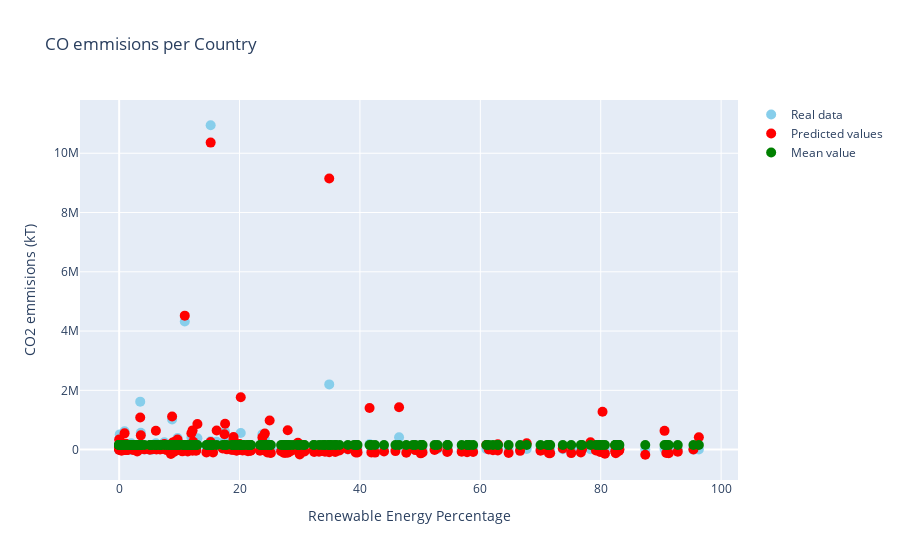

The cell this chart's notebook holds for it:
### Code cell
x = df['renewable_energy_percentage']
y = df['CO2 emissions (kt)']
y2 = model.predict(X)
y3 = [df['CO2 emissions (kt)'].mean() for i in range(len(df['CO2 emissions (kt)']))]
names = df.index


fig = go.Figure()

fig.add_trace(go.Scatter(
    x=x, y=y,
    mode='markers',
    marker=dict(size=10, color='skyblue'),
    text=names,
    hoverinfo='text',
    name='Real data'
))

fig.add_trace(go.Scatter(
    x=x, y=y2,
    mode='markers',
    marker=dict(size=10, color='red'),
    text=names,
    hoverinfo='text',
    name='Predicted values'
))

fig.add_trace(go.Scatter(
    x=x, y=y3,
    mode='markers',
    marker=dict(size=10, color='green'),
    text=names,
    hoverinfo='text',
    name='Mean value'
))


fig.update_layout(
    title='CO emmisions per Country',
    xaxis=dict(
        title='',
        showticklabels=True  # Ocultar etiquetas del eje x
    ),
    xaxis_title='Renewable Energy Percentage',
    yaxis_title='CO2 emmisions (kT)',
)

fig.write_html("CO2 emissions errors (renew).html")
#fig.write_image('a.png', width=800, height=600)
fig.show()

### Figure 1 — Plotly figure (JSON) as saved in the notebook; plotly's stock layout.template omitted (floating-point values rounded to 4 significant figures; data arrays with more than 128 entries replaced by an {"elided": "..."} marker saying what was removed)
{"data": [{"hoverinfo": "text", "marker": {"color": "skyblue", "size": 10}, "mode": "markers", "name": "Real data", "text": {"elided": "213 str values"}, "type": "scatter", "x": {"elided": "213 float values"}, "y": {"elided": "213 float values"}}, {"hoverinfo": "text", "marker": {"color": "red", "size": 10}, "mode": "markers", "name": "Predicted values", "text": {"elided": "213 str values"}, "type": "scatter", "x": {"elided": "213 float values"}, "y": {"elided": "213 float values"}}, {"hoverinfo": "text", "marker": {"color": "green", "size": 10}, "mode": "markers", "name": "Mean value", "text": {"elided": "213 str values"}, "type": "scatter", "x": {"elided": "213 float values"}, "y": {"elided": "213 float values"}}], "layout": {"title": {"text": "CO emmisions per Country"}, "xaxis": {"showticklabels": true, "title": {"text": "Renewable Energy Percentage"}}, "yaxis": {"title": {"text": "CO2 emmisions (kT)"}}}}
